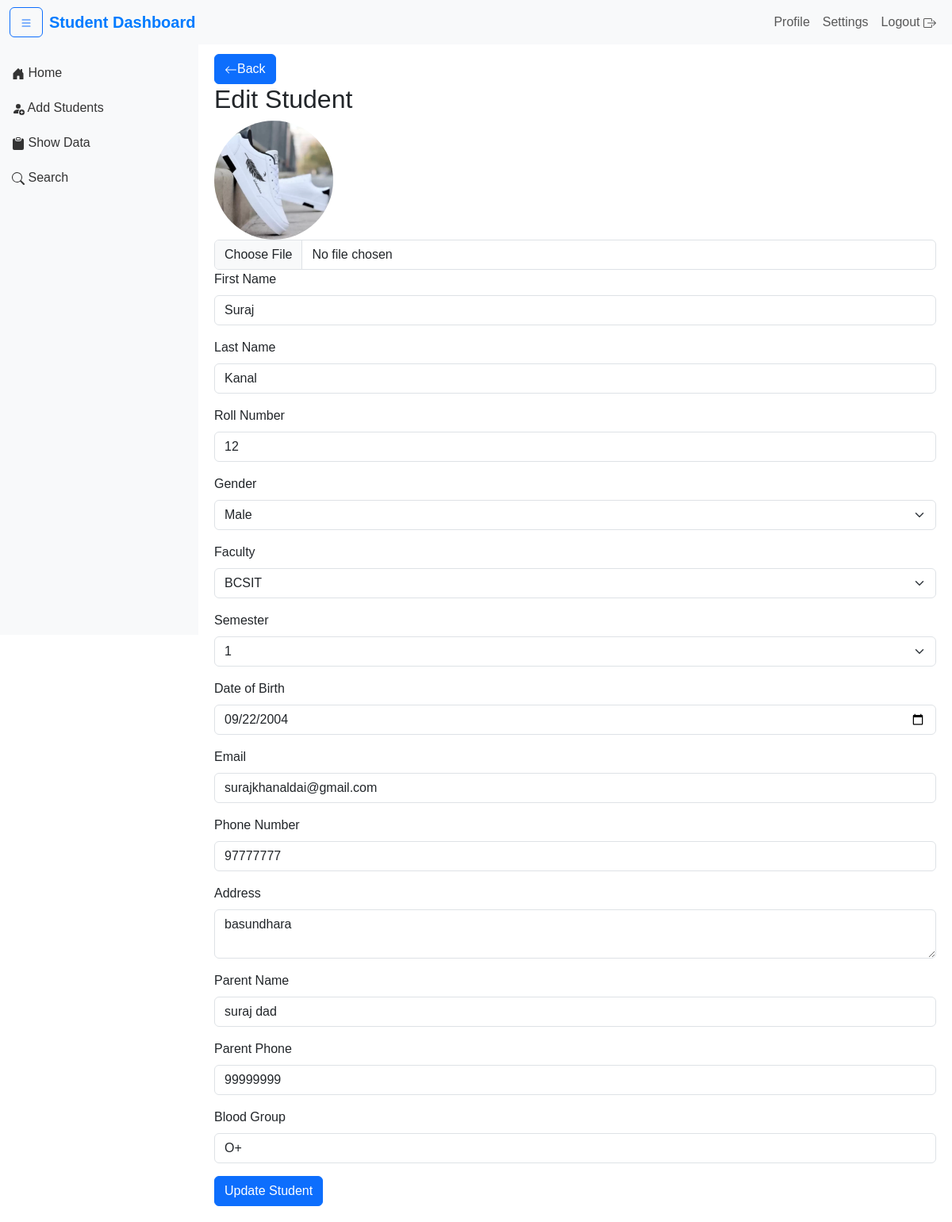
/edit_student/2/ (signed in), run on the app's committed database.
### students/models.py (models this page shows, shortened)
class Student(models.Model):
    first_name: str = models.CharField(max_length=100)
    last_name: str = models.CharField(max_length=100)
    roll_number: str = models.IntegerField()
    GENDER_CHOICES = [
        ('M', 'Male'),
        ('F', 'Female'),
        ('O', 'Other')
    ]
    gender: str = models.CharField(max_length=1, choices=GENDER_CHOICES)
    date_of_birth: models.DateField = models.DateField()
    email: str = models.EmailField(unique=True)
    phone_number: str = models.CharField(max_length=15)
    address: str = models.TextField()
    enrollment_date: models.DateField = models.DateField(auto_now_add=True)
    is_active: bool = models.BooleanField(default=True)
    parent_name: str = models.CharField(max_length=100)
    parent_phone: str = models.CharField(max_length=15)
    blood_group: str = models.CharField(max_length=5)
    faculty: str = models.ForeignKey(FacultyModel,on_delete=models.SET_NULL,null=True,blank=True,related_name="students")
    semester: str = models.ForeignKey(SemesterModel,on_delete=models.SET_NULL,null=True,blank=True,related_name="students")
    photo= models.ImageField(upload_to='student_photos/', blank=True, null=True, editable=True)
    class Meta:
        ordering = ['last_name', 'first_name']

### students/views.py (the view, shortened to what this page needs)
# urls.py: path('edit_student/<int:id>/', edit_student, name='edit_student'),
@login_required(login_url='/login')
def edit_student(request: HttpRequest, id: int) -> HttpResponse:
    semesters:str=SemesterModel.objects.all()
    facu:str=FacultyModel.objects.all()
    student: Student = Student.objects.get(id=id)
    dob: str = student.date_of_birth.strftime("%Y-%m-%d")
    return render(request, 'edit.html', {'student': student, 'dob': dob,'semesters':semesters,'faculties':facu})

### students/models.py (called while the page is built)
    def __str__(self)->str:
        return self.faculty

    def __str__(self):
        return self.numb

### students/templates/edit.html (shortened to what this page needs)
{% include 'base.html' %}
{% block content %}
<div class="content" id="content">
    <a class="btn btn-primary" href="{% url 'index' %}" role="button"><svg xmlns="http://www.w3.org/2000/svg" width="16" height="16" fill="currentColor" class="bi bi-arrow-left" viewBox="0 0 16 16">
        <path fill-rule="evenodd" d="M15 8a.5.5 0 0 0-.5-.5H2.707l3.147-3.146a.5.5 0 1 0-.708-.708l-4 4a.5.5 0 0 0 0 .708l4 4a.5.5 0 0 0 .708-.708L2.707 8.5H14.5A.5.5 0 0 0 15 8"/>
      </svg>Back</a>
    <h2>Edit Student</h2>
    {% load static %}
    {% if student.photo %}
    <img src="{{ student.photo.url }}" alt="{{ student.first_name }} {{ student.last_name }}"
        class="img-fluid rounded-circle" style="width: 150px; height: 150px;">
    {% else %}
    <img src="{% static 'image/blank.jpg' %}" alt="Default Photo" class="img-fluid rounded-circle" style="width: 150px; height: 150px;">
    {% endif %}
    <form method="POST" enctype="multipart/form-data" >
        <input type="file" class="form-control" id="photo" name="photo">
        <div class="mb-3">
            <label for="first_name" class="form-label">First Name</label>
            <input type="text" class="form-control" id="first_name" name="first_name" value="{{ student.first_name }}"
                required>
        </div>
        <div class="mb-3">
            <label for="last_name" class="form-label">Last Name</label>
            <input type="text" class="form-control" id="last_name" name="last_name" value="{{ student.last_name }}"
                required>
        </div>
        <div class="mb-3">
            <label for="roll_number" class="form-label">Roll Number</label>
            <input type="text" class="form-control" id="roll_number" name="roll_number"
                value="{{ student.roll_number }}" required>
        </div>
        <div class="mb-3">
            <label for="gender" class="form-label">Gender</label>
            <select class="form-select" id="gender" name="gender" required>
                <option value="Male" {% if student.gender == 'M' %}selected{% endif %}>Male</option>
            </select>
        </div>
        <div class="mb-3">
            <label for="faculty" class="form-label">Faculty</label>
            <select class="form-select" id="faculty" name="faculty" required>
                {% if faculties %}
                        {% for faculty in faculties %}
                        <option value="{{ faculty }}">
                            {{ faculty }}
                        </option>
                        {% endfor %}
                        {% endif %}
            </select>
        </div>
        <div class="mb-3">
            <label for="semester" class="form-label">Semester</label>
            <select class="form-select" id="semester" name="semester" required>
                {% if semesters %}
                {% for semester in semesters %}
                <option value="{{ semester }}">
                    {{ semester }}
                </option>
                {% endfor %}
                {% endif %}
            </select>
        </div>
        <div class="mb-3">
            <label for="date_of_birth" class="form-label">Date of Birth</label>
            <input type="date" class="form-control" id="date_of_birth" name="date_of_birth"
                 required>
        </div>
        <div class="mb-3">
            <label for="email" class="form-label">Email</label>
            <input type="email" class="form-control" id="email" name="email" value="{{ student.email }}" required>
        </div>
        <div class="mb-3">
            <label for="phone_number" class="form-label">Phone Number</label>
            <input type="text" class="form-control" id="phone_number" name="phone_number"
                value="{{ student.phone_number }}" required>
        </div>
        <div class="mb-3">
            <label for="address" class="form-label">Address</label>
            <textarea class="form-control" id="address" name="address" required>{{ student.address }}</textarea>
        </div>
        <div class="mb-3">
            <label for="parent_name" class="form-label">Parent Name</label>
            <input type="text" class="form-control" id="parent_name" name="parent_name"
                value="{{ student.parent_name }}" required>
        </div>
        <div class="mb-3">
            <label for="parent_phone" class="form-label">Parent Phone</label>
            <input type="text" class="form-control" id="parent_phone" name="parent_phone" value="{{ student.parent_phone }}"
                required>
        </div>
        <div class="mb-3">
            <label for="blood_group" class="form-label">Blood Group</label>
            <input type="text" class="form-control" id="blood_group" name="blood_group" value="{{ student.blood_group }}"
                required>
        </div>
<button type="submit" class="btn btn-primary">Update Student</button>
</form>
</div>
{% endblock %}

### students/static/css/style.css (style rules this page uses)
* { padding: 0; margin:0; box-sizing: border-box; }

### students/templates/base.html (style rules this page uses)
body { font-family: Arial, sans-serif; }
.content { margin-left: 250px; padding: 20px; transition: all 0.3s; }

### data on the page
Student: photo (picture), first_name "Suraj", last_name "Kanal", roll_number "12", email "surajkhanaldai@gmail.com", phone_number "97777777", address "basundhara", parent_name "suraj dad", parent_phone "99999999", blood_group "O+"

### other printed values
form field faculty "BCSIT"
form field semester "1"
